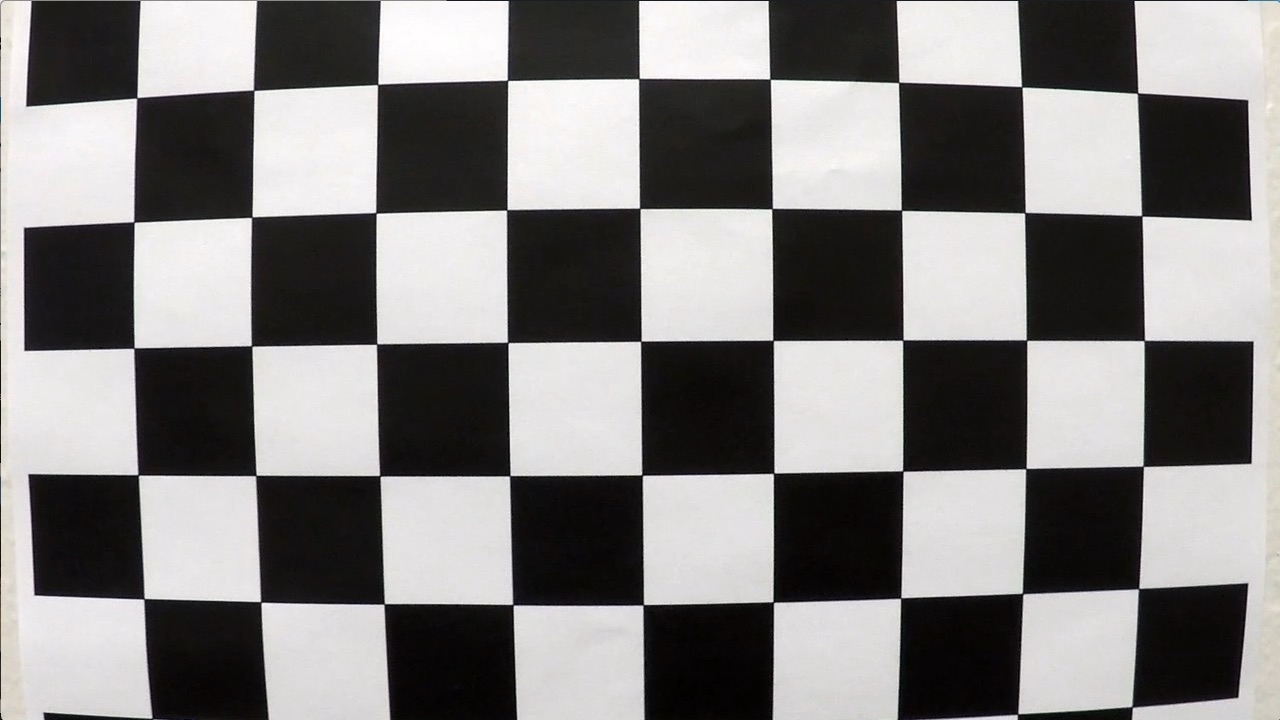
#> input picture camera_cal/calibration1.jpg, 1280 x 720 px; its folder holds 5 pictures in this run
$ jupyter execute 'Step1 Camera Caliburation.ipynb'
#> lines starting #> are read from the running program, lines starting #| are printed output that depends on the picture; after the words box and inside, x2 and y2 are one past the last pixel; in counts of white or black regions, pixels touching at a corner belong together
[cell 1]
import cv2
import glob
import numpy as np
import matplotlib.pyplot as plt
import matplotlib.image as mpimg

[cell 2]
image_paths = glob.glob('./camera_cal/*')
nimage_camera_cal = len(image_paths)
print('#image of camera calburation =', nimage_camera_cal)

[cell 3]
fig, axes = plt.subplots(nrows=5, ncols=4, figsize=(8, 8))
for index, image_path in enumerate(image_paths):

    y_index = index // 4
    x_index = index % 4

    img = cv2.imread(image_path)
#> img is the input picture: shape (720, 1280, 3); mean B, G, R 127.8, 128.4, 130.1

    axes[y_index, x_index].imshow(img)
    axes[y_index, x_index].set_title(image_path.split('/')[2].split('.')[0])
    axes[y_index, x_index].set_xticks([])
    axes[y_index, x_index].set_yticks([])

    plt.subplots_adjust(left=0, right=1, bottom=0, top=1)
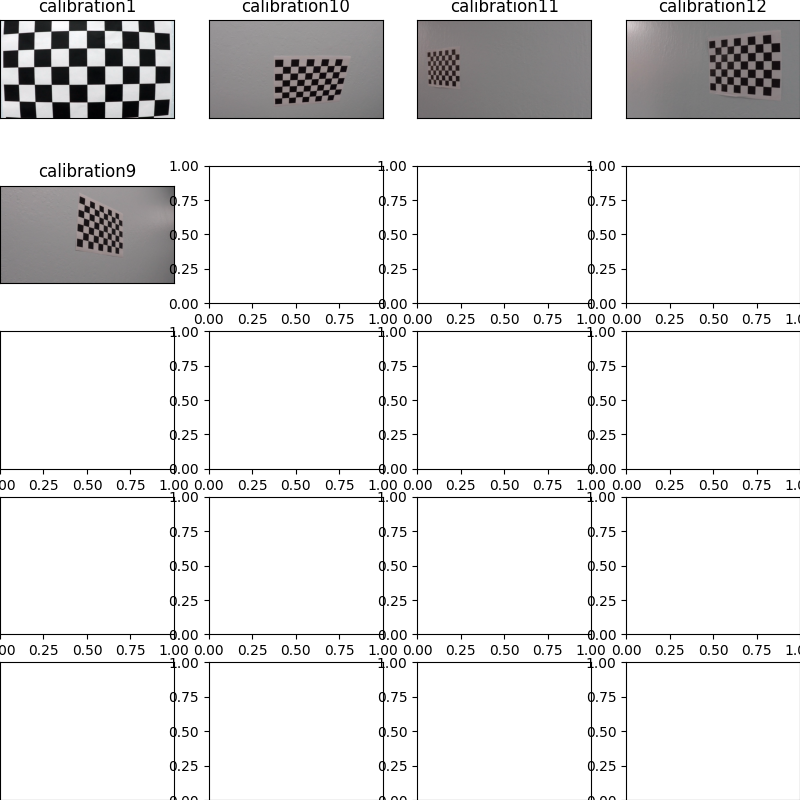
#> figure drawn by matplotlib, 5 panels; B, G, R data is drawn as R, G, B

[cell 4]
test_img = cv2.imread('./camera_cal/calibration9.jpg')
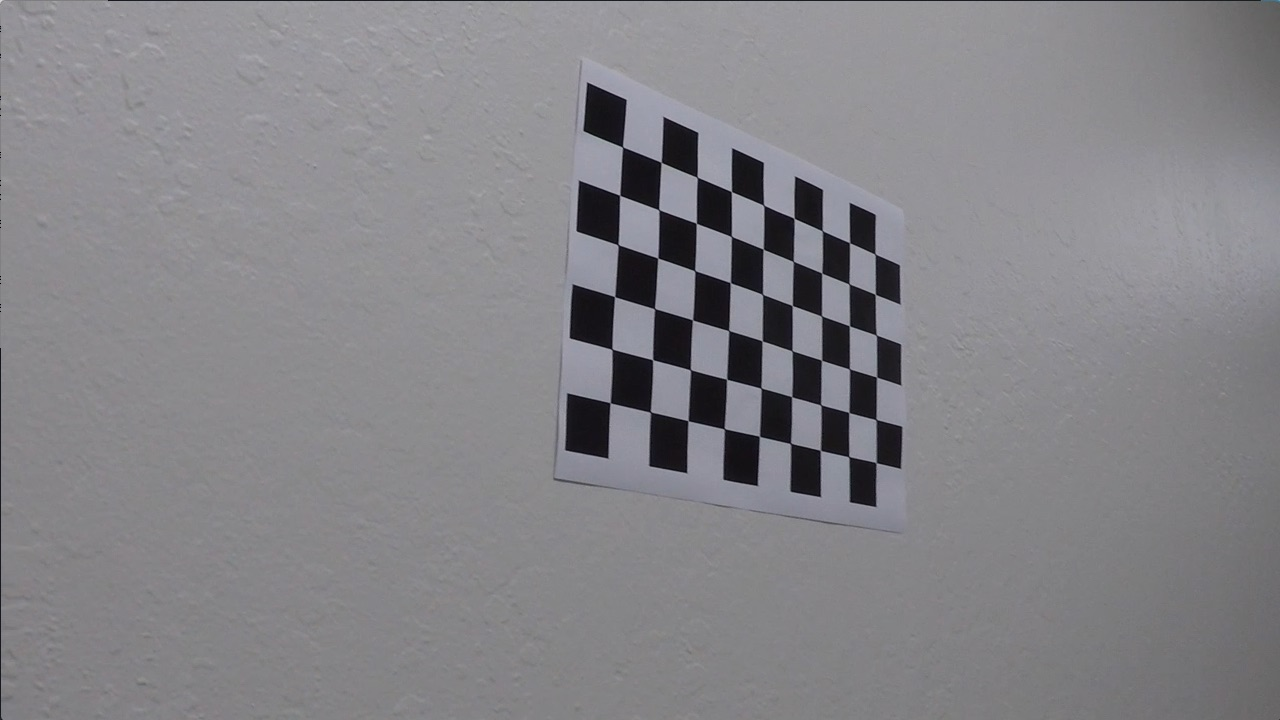
#> input picture camera_cal/calibration9.jpg, 1280 x 720 px
#> test_img is the input picture: shape (720, 1280, 3); mean B, G, R 135.7, 131.6, 132.6
height, width = test_img.shape[:2]
#> height = 720; width = 1280
print('height=', height, ' width=', width)
#| height= 720  width= 1280

pts = np.array([[570,50], [550,470], [920,530], [910,220]], np.int32)
cv2.polylines(test_img, [pts], True, (0,255,255), thickness=5)
#> test_img: shape (720, 1280, 3); 1.11% of pixels changed, all inside (x1, y1, x2, y2) = (547, 47, 924, 534)

plt.imshow(test_img);

[cell 5]
src = np.float32([[570, 50], [910, 220], [470, 530], [920, 530]])
dst = np.float32([[0, 0], [width, 0], [0, height], [width, height]])

[cell 6]
dst = np.float32([[70, 70], [width-70, 70], [0, height], [width-70, height-70]])

[cell 7]
M = cv2.getPerspectiveTransform(src, dst)
test_img_warped = cv2.warpPerspective(test_img, M, dsize=(width, height))

[cell 8]
plt.imshow(test_img_warped)

[cell 9]
nx = 9
ny = 6

[cell 10]
test_gray = cv2.cvtColor(test_img_warped, cv2.COLOR_RGB2GRAY)
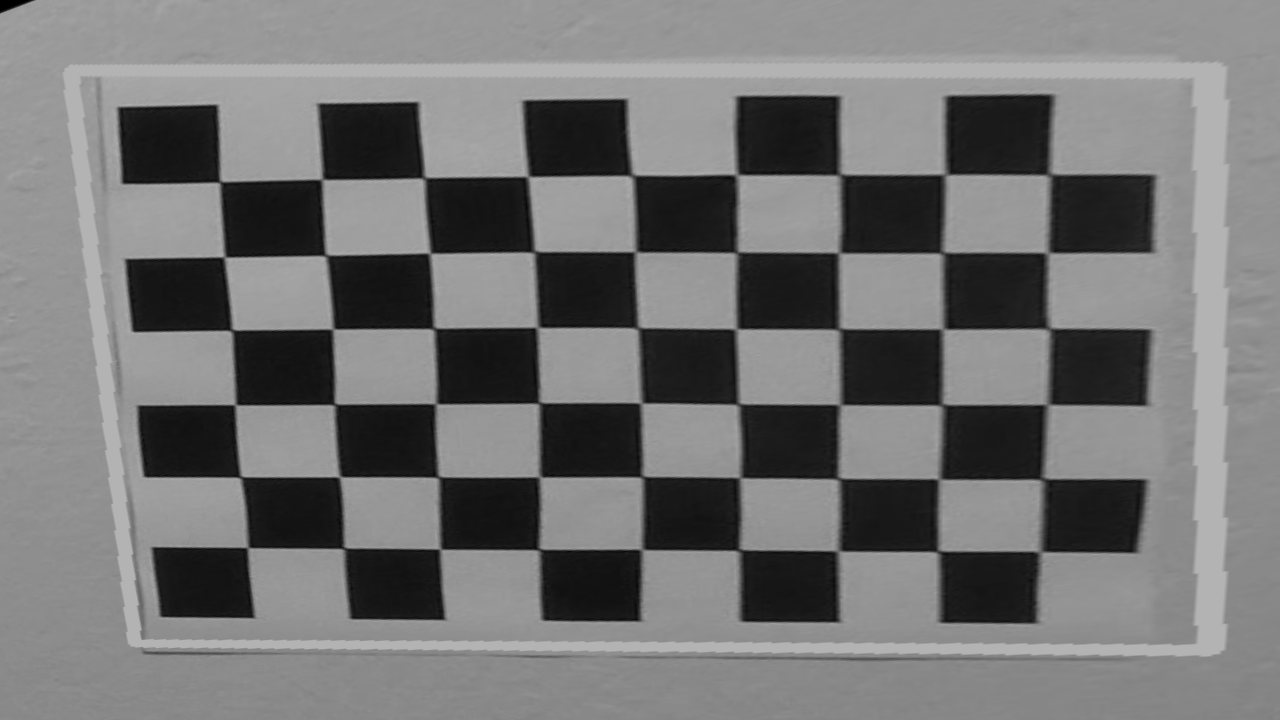
#> test_gray: shape (720, 1280); min 0, max 179, mean 115.4
plt.imshow(test_gray, cmap='gray')

[cell 11]
ret, corners = cv2.findChessboardCorners(test_gray, (nx, ny), None)
#> ret = True; corners = 54 rows, first 8: [219.7, 181.8], [322, 179.5], [424, 178], [528.1, 176.8], [632.5, 175.5], [737, 175], [841.7, 174], [945, 174]

# 角を検出できれば
if ret:
    # 関数で取得した座標をもとに角を描画する
    cv2.drawChessboardCorners(test_img_warped, (nx, ny), corners, ret)
    plt.imshow(test_img_warped)

[cell 12]
corners.shape
#> Out = (54, 1, 2)

[cell 13]
# オブジェクトの位置を格納する配列を用意しておく
objp = np.zeros((nx*ny, 3), np.float32)
objp[:, :2] = np.mgrid[0:ny, 0:nx].T.reshape(-1, 2)

[cell 14]
objpoints = [] # 3次元空間での座標
imgpoints = [] # 2次元空間での座標

[cell 15]
if ret:
    objpoints.append(objp)
    imgpoints.append(corners)

    cv2.drawChessboardCorners(test_img_warped, (ny, nx), corners, ret)
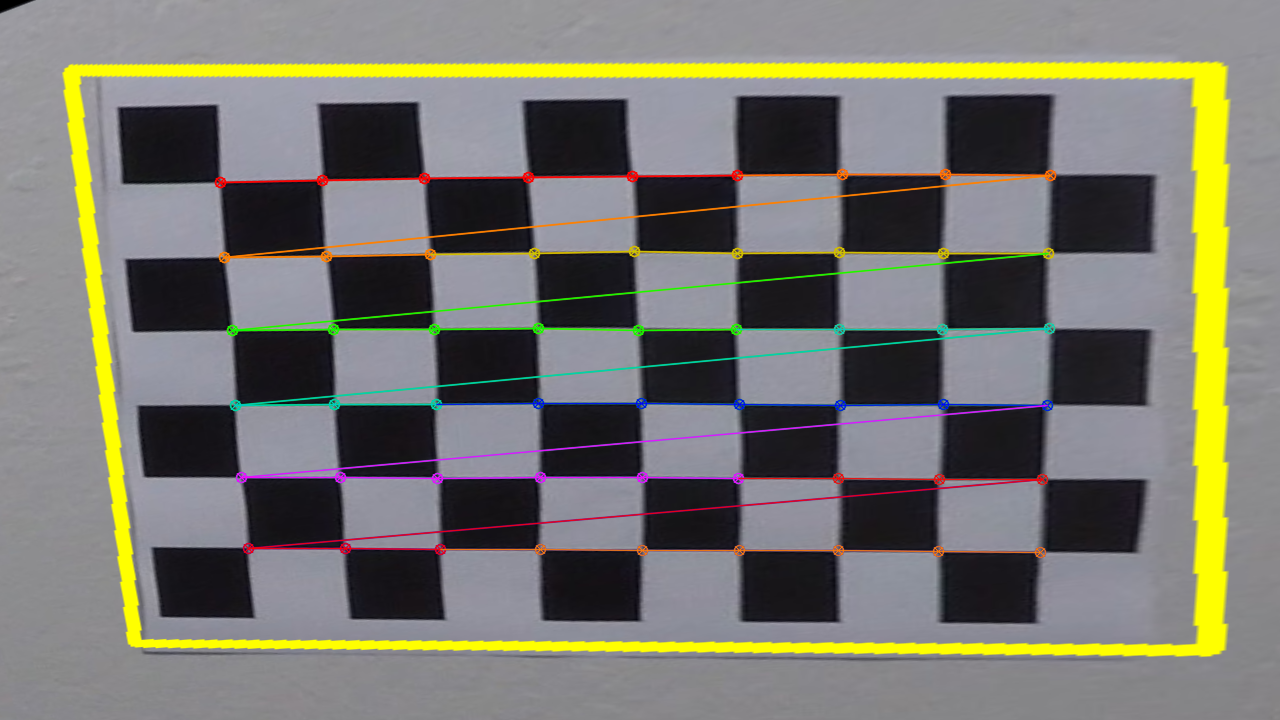
#> test_img_warped: shape (720, 1280, 3); mean B, G, R 109.6, 118.1, 119.3
    plt.imshow(test_img_warped)

[cell 16]
ret, mtx, dist, rvecs, tvecs = \
    cv2.calibrateCamera(objpoints, imgpoints, test_gray.shape[::-1], None, None)
#> ret = 252.1; mtx = [[23070.6, 0, 655.2], [0, 7575.9, 363.9], [0, 0, 1]]; dist = [[-2121.5, 1633669.9, 0.458, -0.176, 1618.9]]; rvecs = ([0.182, 1.32, -0.104],); tvecs = ([-1.46, -4.02, 117.6],)

[cell 17]
dst = cv2.undistort(test_img_warped, mtx, dist, None, mtx)
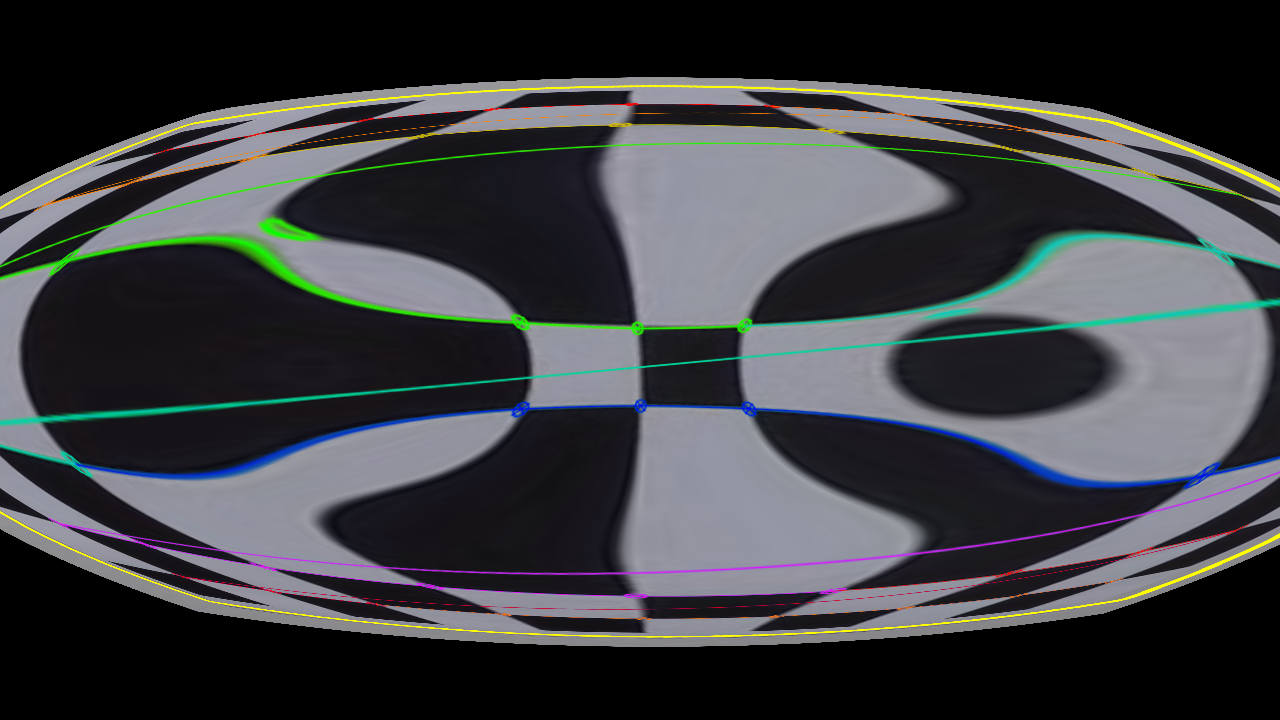
#> dst: shape (720, 1280, 3); mean B, G, R 65.7, 62.6, 60.7
